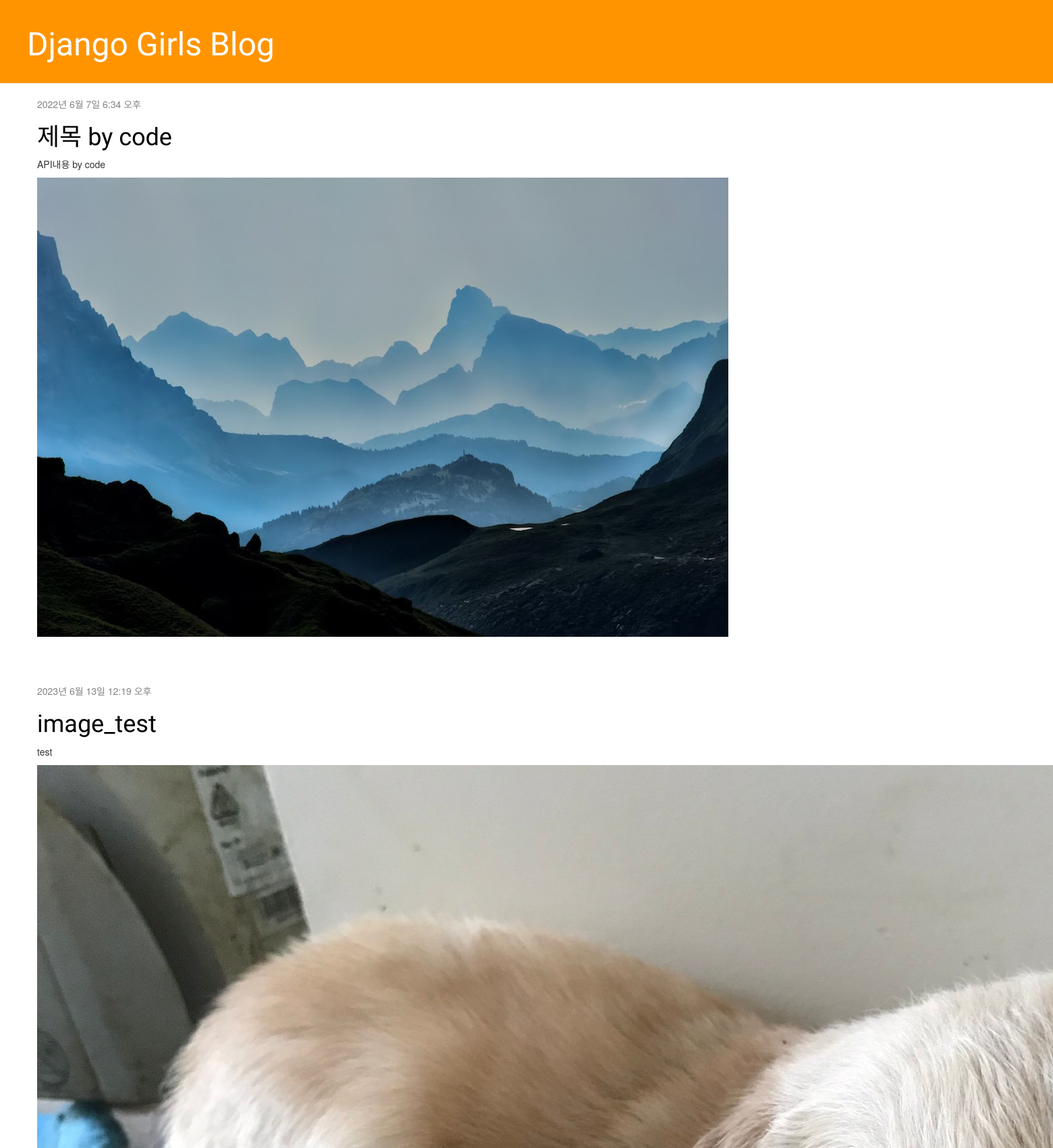
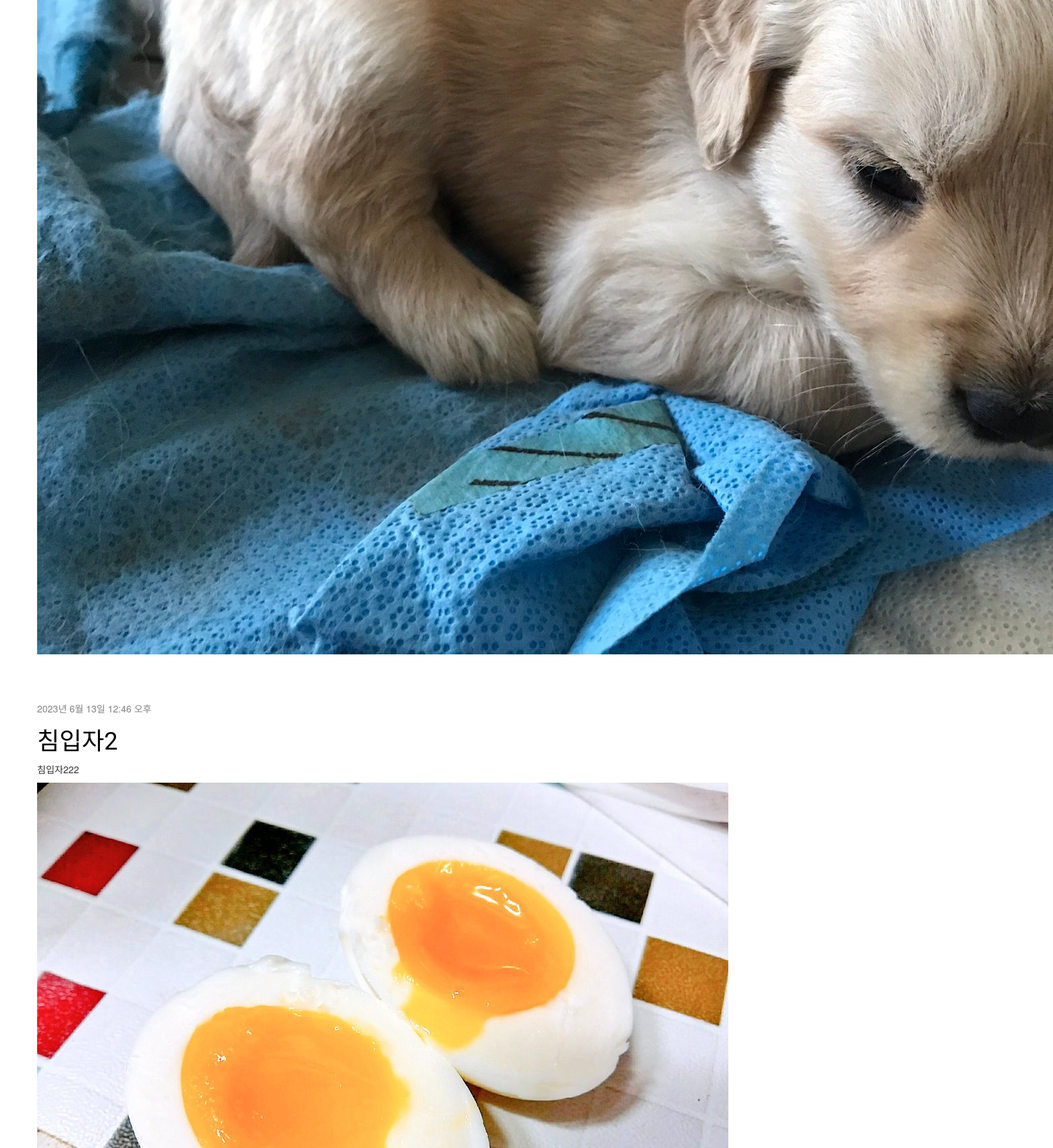
The page / (upper part) on the database its author committed (2 pictures, top to bottom).
### blog/models.py (models this page shows, shortened)
class Post(models.Model):
    author = models.ForeignKey(settings.AUTH_USER_MODEL, on_delete=models.CASCADE, default='1')
    title = models.CharField(max_length=200, default='')
    text = models.TextField()
    created_date = models.DateTimeField(default=timezone.now)
    published_date = models.DateTimeField(blank=True, null=True)
    image = models.ImageField(upload_to='intruder_image/%Y/%m/%d/')

### blog/views.py (the view)
# urls.py: path('', views.post_list, name='post_list'),
def post_list(request):
    posts = Post.objects.filter(published_date__lte=timezone.now()).order_by('published_date')
    return render(request, 'blog/post_list.html', {'posts':posts})

### blog/templates/blog/post_list.html
{% extends 'blog/base.html' %}
{% block content %}
{% for post in posts %}
<div class="post">
    <div class="date">
        {{ post.published_date }}
    </div>
    <h1><a href="{% url 'post_detail' pk=post.pk %}">{{ post.title }}</a></h1>
    <p>{{ post.text|linebreaksbr }}</p>
    <img src = "{{ post.image.url }}" class="rounded intruder-image-list" alt="{{post.title}}">
</div>
{% endfor %}
{% endblock %}

### blog/templates/blog/base.html (shortened to what this page needs)
{% load static %}
<html>
<head>
    <link rel="stylesheet" href="//maxcdn.bootstrapcdn.com/bootstrap/3.2.0/css/bootstrap.min.css">
    <link rel="stylesheet" href="//maxcdn.bootstrapcdn.com/bootstrap/3.2.0/css/bootstrap-theme.min.css">
    <link rel="stylesheet" href="{% static 'css/blog.css' %}">
</head>
<body>
    <div class="page-header">
        <h1><a href="/">Django Girls Blog</a></h1>
    </div>
    <div class="content container">
        <div class="row">
            <div class="col-md-8">
                {% block content %}
                {% endblock %}
            </div>
        </div>
    </div>
</body>
</html>

### blog/static/css/blog.css (style rules this page uses)
.page-header { background-color: #ff9400; margin-top: 0; padding: 20px 20px 20px 40px; }
.page-header h1, .page-header h1 a, .page-header h1 a:visited, .page-header h1 a:active { color: #ffffff; font-size: 36pt; text-decoration: none; }
.content { margin-left: 40px; }
h1, h2, h3, h4 { font-family: 'Lobster', cursive; }
.date { color: #828282; }
.post { margin-bottom: 70px; }
.post h1 a, .post h1 a:visited { color: #000000; }
.intruder-image-list { object-fit: cover; }

### rows shown on the page
Post: published_date "2022년 6월 7일 6:34 오후", title "제목 by code", text "API내용 by code", image (picture)
Post: published_date "2023년 6월 13일 12:19 오후", title "image_test", text "test", image (picture)
Post: published_date "2023년 6월 13일 12:46 오후", title "침입자2", text "침입자222", image (picture)
